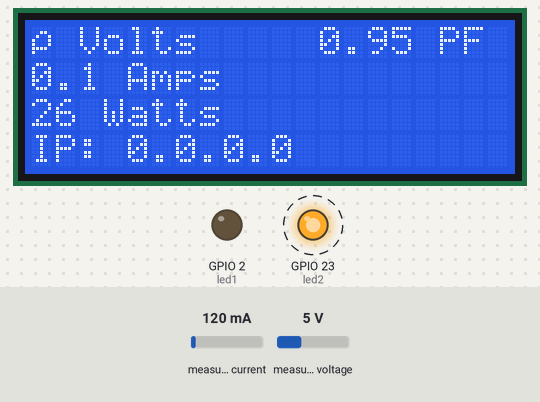
This sketch was run on a simulated ESP32. Parts: 20×4 character LCD, output pins drawn as LEDs (lit = HIGH). Dashed ring = blinking. Inputs (shaded band) come from the test bench; at power-on: measured voltage 5 V, measured current 120 mA. WiFi joins after 1.5 s; servers stay silent unless stated.

Above: at 1.7 s.
1.8 s: measured voltage set to 0.3 V
At 3.0 s:
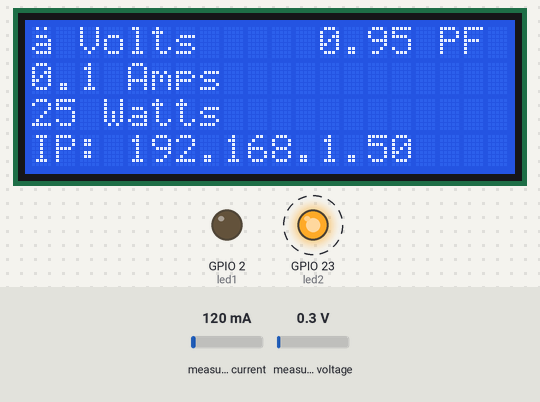
5.7 s: measured voltage set to 3.8 V
At 7.2 s:
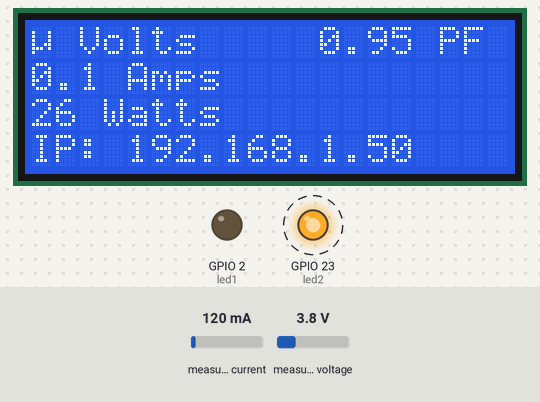
9.9 s: measured voltage set to 7.5 V
14.1 s: measured voltage set to 11.2 V
At 15.5 s:
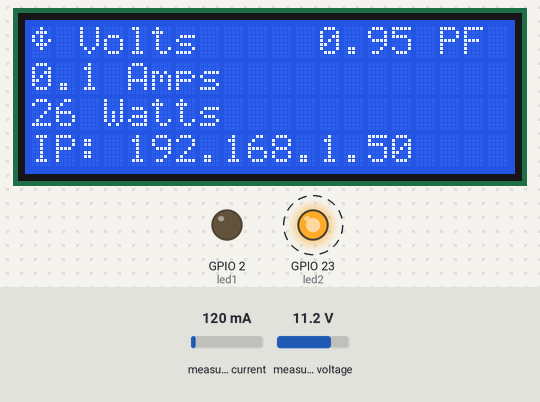
18.3 s: measured voltage set to 14.7 V
At 19.8 s:
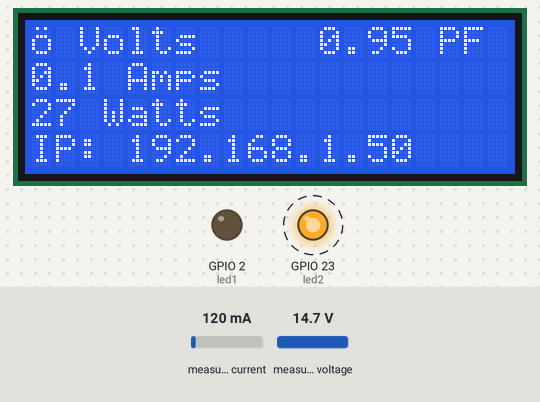
22.5 s: measured current set to 40 mA
At 24.0 s:
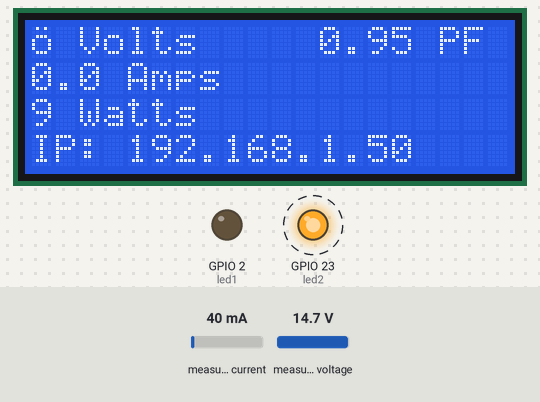
Timing chart, 0 to 25.6 s (numbered marks = the images above; inputs shaded):
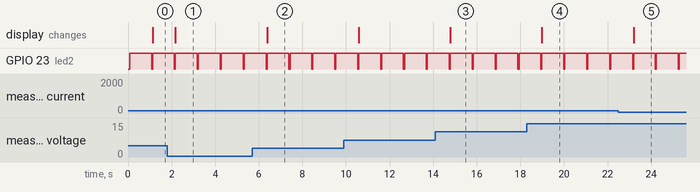

The sketch:

m_khalifa_emon.ino
```cpp
//#include <WiFi.h>
//#include <WiFiClient.h>
//#include <WebServer.h>
//#include <ElegantOTA.h>
//#include <WiFiManager.h>
#include <Wire.h>
#include <LiquidCrystal_I2C.h>
#include "EmonLib.h"
//#include <TimeLib.h>
#include "arduino_secrets.h"
#include "thingProperties.h"

#define led1 LED_BUILTIN
#define led2 23

//WebServer server(80);
LiquidCrystal_I2C lcd(0x27, 20, 4); // set the LCD address to 0x27 for a 16 chars and 2 line display
EnergyMonitor emon1;             // Create an instance
//WiFiManager wm;
//time_t systemtime;

int realPower;
float powerFActor;
int supplyVoltage;
float Irms;

unsigned long lastmillis;

void lcddraw() {
  lcd.clear();

  lcd.setCursor(0, 0);
  lcd.print(supplyVoltage, 0);
  lcd.print(" Volts");
  lcd.setCursor(0, 1);
  lcd.print(Irms, 1);
  lcd.print(" Amps");
  lcd.setCursor(12, 0);
  lcd.print(powerFActor, 2);
  lcd.print(" PF");
  lcd.setCursor(0, 2);
  lcd.print(realPower, 1);
  lcd.print(" Watts");

  lcd.setCursor(0, 3);
  lcd.print("IP: ");
  lcd.print(WiFi.localIP());
}

void emonget() {
  digitalWrite(led2, HIGH);
  emon1.calcVI(100, 2500);        // Calculate all. No.of half wavelengths (crossings), time-out
  //emon1.calcVI(115, 2500);        // Calculate all. No.of half wavelengths (crossings), time-out
  digitalWrite(led2, LOW);
  realPower       = abs(emon1.realPower);      //extract Real Power into variable
  powerFActor     = abs(emon1.powerFactor);      //extract Power Factor into Variable
  supplyVoltage   = emon1.Vrms;             //extract Vrms into Variable
  Irms            = emon1.Irms;             //extract Irms into Variable
}

void setup(void) {
  Serial.begin(115200);

  initProperties();
  ArduinoCloud.begin(ArduinoIoTPreferredConnection);
  setDebugMessageLevel(DBG_INFO);
  ArduinoCloud.printDebugInfo();

  pinMode(led1, OUTPUT);
  pinMode(led2, OUTPUT);
  digitalWrite(led1, LOW);

  emon1.voltage(32, 270, 1.5);  // Voltage: input pin, calibration, phase_shift
  emon1.current(35, 23);       // Current: input pin, calibration.
  lcd.backlight();
  lcd.init();
  lcd.setCursor(0, 0);
  lcd.print("Please wait ...");
}

void loop(void) {
  emonget();
  lcddraw();
  ArduinoCloud.update();
  //wm.process();
  //server.handleClient();
  //accpower += (((millis() - lastmillis) * realPower) / 3600000000);
  //lastmillis = millis();
}
```

arduino_secrets.h
```cpp
#include <Arduino_ConnectionHandler.h>

#define SECRET_SSID "خليفه"
#define SECRET_PASS "123456789"
#define SECRET_DEVICE_KEY "5LMFDYZOZUDDAEWX3YLW"
```

thingProperties.h
```cpp
#include <ArduinoIoTCloud.h>
#include <Arduino_ConnectionHandler.h>

#define THING_ID "5f076fb7-2632-4984-8349-0208ef6123fa"
#define BOARD_ID "399ebea7-0e91-43da-b625-0dc832299cb5"

extern int realPower;
extern float powerFActor;
extern int supplyVoltage;
extern float Irms;

void initProperties() {
  ArduinoCloud.setBoardId(BOARD_ID);
  ArduinoCloud.setSecretDeviceKey(SECRET_DEVICE_KEY);
  ArduinoCloud.setThingId(THING_ID);
  ArduinoCloud.addProperty(supplyVoltage, READ, ON_CHANGE, NULL, 1);
  ArduinoCloud.addProperty(Irms, READ, ON_CHANGE, NULL, 0.1);
  ArduinoCloud.addProperty(powerFActor, READ, ON_CHANGE, NULL, 0.01);
  ArduinoCloud.addProperty(realPower, READ, ON_CHANGE, NULL, 1);
}

WiFiConnectionHandler ArduinoIoTPreferredConnection(SECRET_SSID, SECRET_PASS);
```

Measured:
- after the input at 1.8 s, the display: changes after 0.38 s (image 1)
- after the input at 5.7 s, the display: changes after 0.68 s (image 2)
- after the input at 14.1 s, the display: changes after 0.69 s (image 3)
- after the input at 18.3 s, the display: changes after 0.69 s (image 4)
- after the input at 22.5 s, the display: changes after 0.70 s (image 5)
- by itself, GPIO 23 (led2): alternates HIGH for 1.0 s and LOW for 0.05 s
